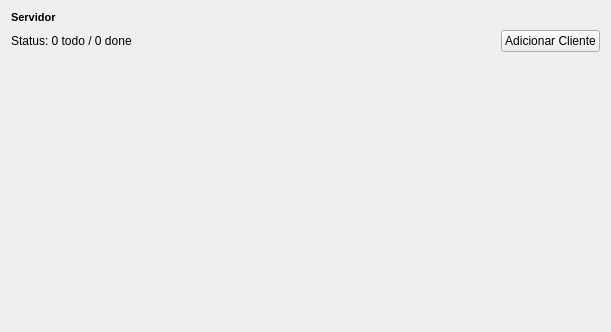
<?xml version="1.0" encoding="UTF-8"?>
<ui version="4.0">
 <class>MainWindow</class>
 <widget class="QMainWindow" name="MainWindow">
  <property name="geometry">
   <rect>
    <x>0</x>
    <y>0</y>
    <width>611</width>
    <height>332</height>
   </rect>
  </property>
  <property name="windowTitle">
   <string>ToDo</string>
  </property>
  <widget class="QWidget" name="centralWidget">
   <layout class="QGridLayout" name="gridLayout">
    <item row="2" column="0">
     <layout class="QVBoxLayout" name="tasksLayout">
      <item>
       <spacer name="verticalSpacer">
        <property name="orientation">
         <enum>Qt::Vertical</enum>
        </property>
        <property name="sizeHint" stdset="0">
         <size>
          <width>20</width>
          <height>40</height>
         </size>
        </property>
       </spacer>
      </item>
     </layout>
    </item>
    <item row="0" column="0">
     <widget class="QLabel" name="label">
      <property name="text">
       <string>&lt;html&gt;&lt;head/&gt;&lt;body&gt;&lt;p&gt;&lt;span style=&quot; font-size:8pt; font-weight:600;&quot;&gt;Servidor&lt;/span&gt;&lt;/p&gt;&lt;/body&gt;&lt;/html&gt;</string>
      </property>
     </widget>
    </item>
    <item row="1" column="0">
     <layout class="QHBoxLayout" name="toolbarLayout">
      <item>
       <widget class="QLabel" name="statusLabel">
        <property name="text">
         <string>Status: 0 todo / 0 done</string>
        </property>
       </widget>
      </item>
      <item>
       <spacer name="horizontalSpacer">
        <property name="orientation">
         <enum>Qt::Horizontal</enum>
        </property>
        <property name="sizeHint" stdset="0">
         <size>
          <width>40</width>
          <height>20</height>
         </size>
        </property>
       </spacer>
      </item>
      <item>
       <widget class="QPushButton" name="addTaskButton">
        <property name="text">
         <string>Adicionar Cliente</string>
        </property>
       </widget>
      </item>
     </layout>
    </item>
   </layout>
  </widget>
 </widget>
 <layoutdefault spacing="6" margin="11"/>
 <resources/>
 <connections/>
</ui>
